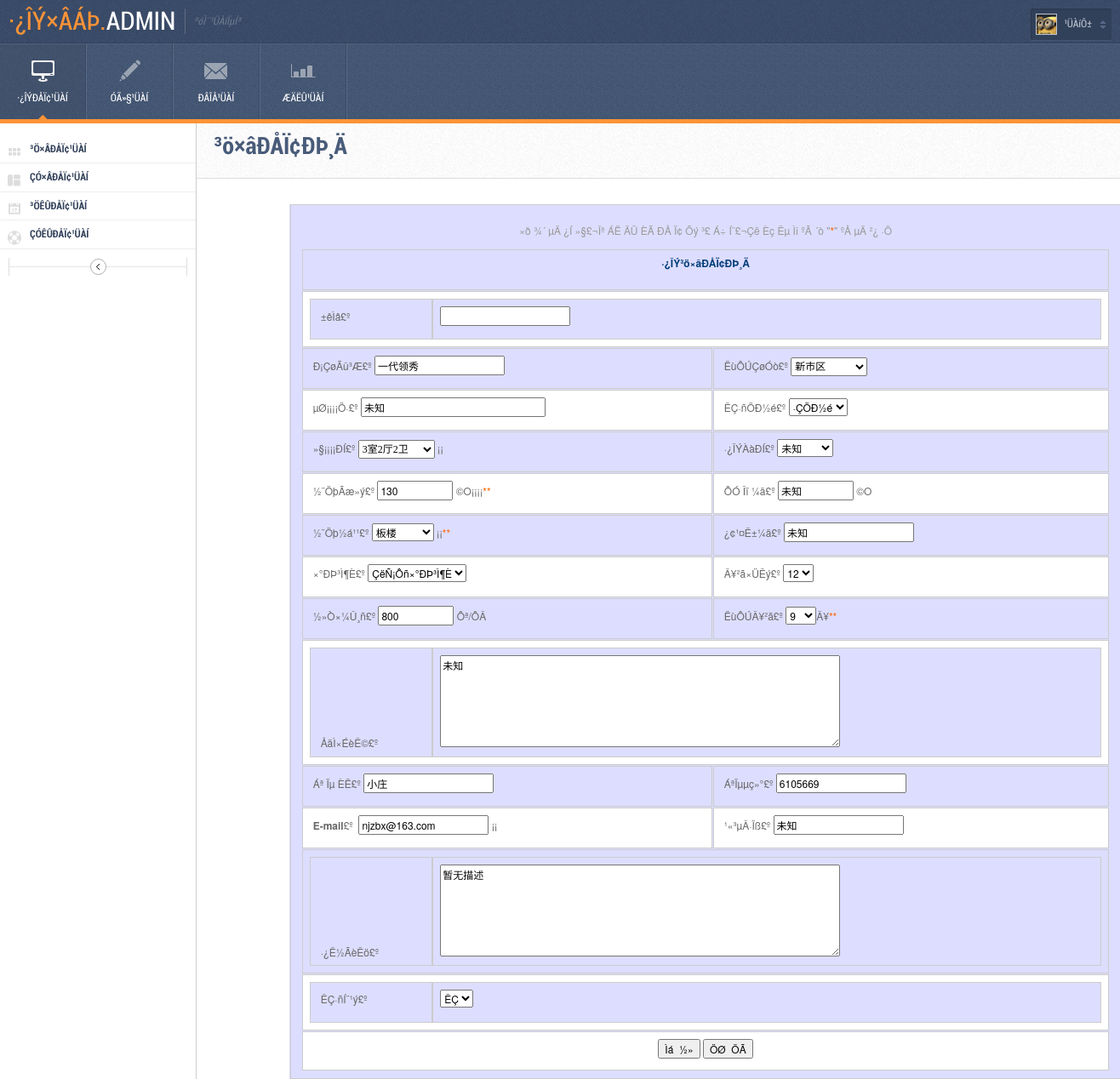
Page /admin/changehack.php?id=214 on the committed database.
### tables this page shows
CREATE TABLE `house_hack` (
  `id` int(11) NOT NULL auto_increment,
  `bh` varchar(20) default NULL,
  `qy` varchar(10) default NULL,
  `house_name` varchar(50) default NULL,
  `address` varchar(50) default NULL,
  `hx` varchar(20) default NULL,
  `wylx` varchar(20) default NULL,
  `jz_area` varchar(20) default NULL,
  `sy_area` varchar(20) default NULL,
  `jg` varchar(20) default NULL,
  `jg_time` varchar(20) default NULL,
  `zxcd` varchar(20) default NULL,
  `do_floor` varchar(10) default NULL,
  `sum_floor` varchar(10) default NULL,
  `pay` varchar(30) default NULL,
  `pb` longtext,
  `tel` varchar(50) default NULL,
  `man` varchar(50) default NULL,
  `email` varchar(50) default NULL,
  `house_ms` longtext,
  `date` date default NULL,
  `bus` varchar(50) default NULL,
  `pass` varchar(2) default NULL,
  `zj` varchar(6) default NULL,
  `user_id` varchar(30) default NULL,
  `click` int(11) default NULL,
  `zj_id` varchar(30) default NULL,
  PRIMARY KEY  (`id`)
);

### admin/changehack.php (the view, shortened to what this page needs)
<?php require("../connection/conn.php");
$id = $_GET['id'];
$sql="select * from house_hack where id='$id'";
$res=mysql_query($sql);
$rs=mysql_fetch_array($res);
?>
<!DOCTYPE html PUBLIC "-//W3C//DTD XHTML 1.0 Transitional//EN" "http://www.w3.org/TR/xhtml1/DTD/xhtml1-transitional.dtd">
<html xmlns="http://www.w3.org/1999/xhtml">
<head>
<link rel="stylesheet" href="../css/table.css">
<link rel="stylesheet" href="css/style.default.css" type="text/css" />
    <link rel="stylesheet" href="css.css" type="text/css">
</head>
<body class="withvernav">
<div class="bodywrapper">
    <div class="topheader">
        <div class="left">
            <h1 class="logo">·¿ÎÝ×âÁÞ.<span>Admin</span></h1>
            <span class="slogan">ºóÌ¨¹ÜÀíÏµÍ³</span>
            <br clear="all" />
        </div>
        <div class="right">
            <div class="userinfo">
              <img src="images/thumbs/avatar.png" alt="" />
                <span>¹ÜÀíÔ±</span>
            </div>
        </div>
    </div>
    <div class="header">
      <ul class="headermenu">
            <li class="current"><a href="elements.php"><span class="icon icon-flatscreen"></span>·¿ÎÝÐÅÏ¢¹ÜÀí</a></li>
            <li><a href="manageblog.php"><span class="icon icon-pencil"></span>ÓÃ»§¹ÜÀí</a></li>
            <li><a href="messages.php"><span class="icon icon-message"></span>ÐÂÎÅ¹ÜÀí</a></li>
            <li><a href="reports.php"><span class="icon icon-chart"></span>ÆäËû¹ÜÀí</a></li>
        </ul>
    </div>
    <div class="vernav2 iconmenu">
        <ul>
            <li><a href="elements.php" class="elements">³ö×âÐÅÏ¢¹ÜÀí</a></li>
            <li><a href="widgets.php" class="widgets">Çó×âÐÅÏ¢¹ÜÀí</a></li>
            <li><a href="calendar.php" class="calendar">³öÊÛÐÅÏ¢¹ÜÀí</a></li>
            <li><a href="support.php" class="support">ÇóÊÛÐÅÏ¢¹ÜÀí</a></li>
        </ul>
        <a class="togglemenu"></a>
        <br /><br />
    </div>
<div class="centercontent">
        <div class="pageheader notab">
            <h1 class="pagetitle">³ö×âÐÅÏ¢ÐÞ¸Ä</h1>
        </div>
        <div style="width: 80%;margin:auto auto;">
<table width="978" border="0" align="center" cellpadding="0" cellspacing="0" bgcolor="#FFFFFF" style="margin-top: 30px;" >
  <tr align="left" valign="top">
    <td>
      <table width="99%" border="0" align="center" cellpadding="0" cellspacing="0" class="tables" >
        <form enctype="multipart/form-data" name="form2" method="post" action="save_change_hack.php" onsubmit="return checkdata()">
          <tr>
            <td align="center" valign="top" class="downkuan" >
              <span class="font"><font color="#666666"><br>
              <font color="#999999">×ð ¾´ µÄ ¿Í »§£¬Îª ÁË ÄÜ ÈÃ ÐÅ Ï¢ Õý ³£ Á÷ Í¨£¬Çë Èç Êµ Ìî ºÃ ´ò
              &quot;<font color="#FF6600">*</font>&quot; ºÅ µÄ ²¿ ·Ö</font></font></span><br>
              <br>
              <table width="99%" border="0" align="center" cellpadding="0" cellspacing="1" bgcolor="#CCCCCC" class="xu_kuan" height="30">
                <tr align="left" valign="middle" bgcolor="#FFFFFF">
                  <td height="30" colspan="2" class="font"> <div align="center"><strong><font color="#003D79">·¿ÎÝ³ö×âÐÅÏ¢ÐÞ¸Ä</font></strong></div></td>
                </tr>
                <tr align="left" valign="middle" bgcolor="#FFFFFF">
                  <td height="30" colspan="2" class="font"> <table width="100%" border="0" cellspacing="0" cellpadding="0">
                      <tr>
                        <td width="76" height="30" align="left" valign="top">&nbsp;±êÌâ£º</td>
                        <td width="495" ><input type="text" name="head" value="<?php echo $rs["head"]?>" ></td>
                      </tr>
                    </table></td>
                </tr>
                <tr align="left" valign="middle" >
                  <td width="277" class="font">&nbsp;Ð¡ÇøÃû³Æ£º
                    <input name="house_name" type="text" class="textinput" size="20" maxlength="50" value="<?php echo $rs["house_name"]?>" >
                    </td>
                  <td width="266" height="30" ><span class="font">&nbsp;ËùÔÚÇøÓò£º</span>
                    <select name="qy" id="qy" style="FONT-SIZE: 9pt; WIDTH: 90px; FONT-FAMILY: ËÎÌå; HEIGHT: 22px" >
                      <option value="<?php echo $rs["qy"]?>" selected><?php echo $rs["qy"]?></option>
                    </select>
                  </td>
                </tr>
                <tr align="left" valign="middle" bgcolor="#FFFFFF">
                  <td height="30" class="font">&nbsp;µØ¡¡¡¡Ö·£º
                    <input value="<?php echo $rs["address"]?>" name="address" type="text" class="textinput"  size="30" maxlength="50">
                    <span class="font">&nbsp;</span> </td>
                  <td height="30" class="font"><span class="font">&nbsp;ÊÇ·ñÖÐ½é£º</span>
                    <select name="zj" class="textinput" >
                      <option value="·ÇÖÐ½é" selected>·ÇÖÐ½é</option>
                    </select></td>
                </tr>
                <tr align="left" valign="middle">
                  <td height="30" class="font">&nbsp;»§¡¡¡¡ÐÍ£º
                    <select
        name=hx style="FONT-SIZE: 9pt; WIDTH: 90px; FONT-FAMILY: ËÎÌå; HEIGHT: 22px" >
                      <option value=<?php echo $rs["hx"]?> selected><?php echo $rs["hx"]?></option>
                    </select>
                    ¡¡</td>
                  <td height="30" class="font" >&nbsp;·¿ÎÝÀàÐÍ£º
                    <select name=wylx class="textinput" >
                      <option value=<?php echo $rs["wylx"]?> selected><?php echo $rs["wylx"]?></option>
                    </select> </td>
                </tr>
                <tr align="left" valign="middle" bgcolor="#FFFFFF">
                  <td height="30" class="font">&nbsp;½¨ÖþÃæ»ý£º
                    <input value="<?php echo $rs["jz_area"]?>" name="jz_area" type="text" class="textinput" size="10" maxlength="20">
                    ©O¡¡¡¡<font color="#FF6600">**</font> </td>
                  <td height="30" class="font" >&nbsp;ÔÓ Îï ¼ä£º
                    <input value="<?php echo $rs["sy_area"]?>" name="sy_area" type="text" class="textinput" size="10" maxlength="20">
                    ©O </td>
                </tr>
                <tr align="left" valign="middle">
                  <td height="30" class="font">&nbsp;½¨Öþ½á¹¹£º
                    <select name="jg" class="textinput" >
                      <option value="<?php echo $rs["jg"]?>" selected><?php echo $rs["jg"]?></option>
                    </select>
                    ¡¡<font color="#FF6600">**</font> </td>
                  <td height="30" class="font" >&nbsp;¿¢¹¤Ê±¼ä£º
                    <input value="<?php echo $rs["jg_time"]?>" name="jg_time" type="text" class="textinput" size="20" maxlength="20">
                  </td>
                </tr>
                <tr align="left" valign="middle" bgcolor="#FFFFFF">
                  <td height="30" class="font">&nbsp;×°ÐÞ³Ì¶È£º
                    <select name="zxcd" class="textinput">
                      <option value="" selected>ÇëÑ¡Ôñ×°ÐÞ³Ì¶È</option>
                    </select></td>
                  <td height="30" class="font" >&nbsp;Â¥²ã×ÜÊý£º
                    <select name="sum_floor" class="textinput">
                <?php
        for($i=0;$i<60;$i++)
        {
        if ($i==$rs["sum_floor"])
          {
        ?>
        <option value=<?php echo $rs["sum_floor"]?> selected><?php echo $rs["sum_floor"]?></option>
        <?php
          }
          else
          {
          ?>
        <option value=<?php echo $i?>><?php echo $i?></option>
                <?php
        }
        }
          ?>
              </select></td>
                </tr>
                <tr align="left" valign="middle">
                  <td height="30" class="font">&nbsp;½»Ò×¼Û¸ñ£º
                    <input value="<?php echo $rs["pay"]?>" name="pay" type="text" class="textinput" size="10" maxlength="30">
                    Ôª/ÔÂ</td>
                  <td height="30" class="font" ><span class="font">&nbsp;ËùÔÚÂ¥²ã£º</span>
                  <select name="do_floor" class="textinput">
               <?php
        for($i=0;$i<60;$i++)
        {
        if ($i==$rs["do_floor"])
          {
        ?>
        <option value=<?php echo $rs["do_floor"]?> selected><?php echo $rs["do_floor"]?></option>
        <?php
          }
          else
          {
          ?>
        <option value=<?php echo $i?>><?php echo $i?></option>
                <?php
        }
        }
          ?> </select>Â¥<font color="#FF6600">**</font> </td>
                </tr>
                <tr align="left" valign="middle" bgcolor="#FFFFFF">
                  <td height="101" colspan="2" class="font"> <table width="100%" border="0" cellspacing="0" cellpadding="0">
                      <tr>
                        <td width="76" height="95" align="left" valign="top" class="font">&nbsp;ÅäÌ×ÉèÊ©£º</td>
                        <td width="495"> <textarea name="pb" cols="70" rows="6" class="textinput"><?php echo $rs["jg_time"]?></textarea></td>
                      </tr>
                    </table></td>
                </tr>
                <tr align="left" valign="middle">
                  <td height="30" class="font">&nbsp;Áª Ïµ ÈË£º
                    <input value="<?php echo $rs["man"]?>" name="man" type="text" class="textinput" size="20" maxlength="50" ></td>
                  <td height="30" class="font" ><span class="font">&nbsp;ÁªÏµµç»°£º</span>
                    <input value="<?php echo $rs["tel"]?>" name="tel" type="text" class="textinput" size="20" maxlength="50" >
                    </td>
                </tr>
                <tr align="left" valign="middle" bgcolor="#FFFFFF">
                  <td height="30" class="font">&nbsp;<strong>E-mail</strong>£º&nbsp;
                    <input value="<?php echo $rs["email"]?>" name="email" type="text" class="textinput" size="20" maxlength="50" >
                    ¡¡</td>
                  <td height="30" class="font" >&nbsp;¹«³µÂ·Ïß£º
                    <input value="<?php echo $rs["bus"]?>" name="bus" type="text" class="textinput" size="20" maxlength="50">
                  </td>
                </tr>
                <tr align="left" valign="middle" bgcolor="#FFFFFF">
                  <td height="111" colspan="2" class="font"> <table width="100%" border="0" cellspacing="0" cellpadding="0">
                      <tr>
                        <td width="76" height="95" align="left" valign="top" class="font">&nbsp;·¿Ê½ÃèÊö£º</td>
                        <td width="495"> <textarea name="house_ms" cols="70" rows="6" wrap="VIRTUAL" class="textinput" ><?php echo $rs["house_ms"]?></textarea></td>
                      </tr>
                    </table></td>
                </tr>
                <tr align="left" valign="middle" bgcolor="#FFFFFF">
                  <td height="30" colspan="2" class="font"> <table width="100%" border="0" cellspacing="0" cellpadding="0">
                      <tr>
                        <td width="76" height="30" align="left" valign="top" class="font">&nbsp;ÊÇ·ñÍ¨¹ý£º</td>
                        <td width="495"><select name="pass" class="textinput" >
          <option value="ÊÇ" selected>ÊÇ</option>
        </select></td>
                      </tr>
                    </table></td>
                </tr>
                <tr align="left" valign="middle" bgcolor="#FFFFFF">
                  <td height="28" colspan="2" class="font">
                    <div align="center">
                      <input type="submit" name="submit" value="Ìá  ½»" class="btn btn-success">
                      <input type="reset" name="Submit4" value="ÖØ  ÖÃ" class="btn btn-info">
                    </div></td>
                </tr>
              </table>
            </td>
          </tr>
        </form>
      </table>
    </td>
  </tr>
</table>
        </div>
    </div>
</div>
</body>
</html>

### css/table.css (style rules this page uses)
tr:nth-child(odd) { background-color: #DDDDFF; }
tr:nth-child(even) { background-color: white; }

### css.css (style rules this page uses)
td { font-size:9pt; line-height:120%; }
body { font-size:9pt;line-height:120%; }
TABLE { FONT-SIZE: 9pt }
A:link { COLOR: #003779; TEXT-DECORATION: none }

### admin/changehack.php (style rules this page uses)
.tables { border-collapse: collapse; width: 100%; font-size: 14px; }
.tables td { border: solid 1px #ccc; padding: 8px; }

### rows in the picture
house_hack: house_name "一代领秀", qy "新市区", address "未知", hx "3室2厅2卫", wylx "未知", jz_area "130", sy_area "未知", jg "板楼", jg_time "未知", pay "800", pb "未知", man "小庄", tel "6105669", email "njzbx@163.com", bus "未知", house_ms "暂无描述"

### other values in the picture
form field sum_floor "12"
form field do_floor "9"
